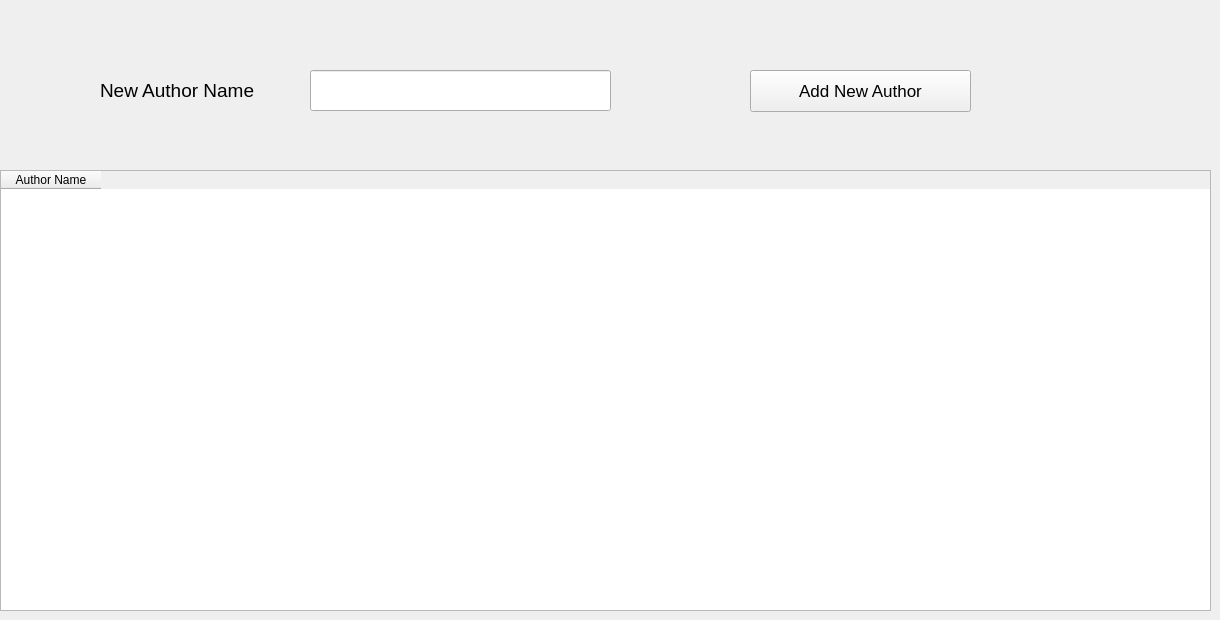
      <widget class="QWidget" name="tab_8">
       <attribute name="title">
        <string>Authors</string>
       </attribute>
       <widget class="QLabel" name="label_27">
        <property name="geometry">
         <rect>
          <x>100</x>
          <y>70</y>
          <width>201</width>
          <height>41</height>
         </rect>
        </property>
        <property name="font">
         <font>
          <family>Segoe UI</family>
          <pointsize>14</pointsize>
         </font>
        </property>
        <property name="text">
         <string>New Author Name</string>
        </property>
       </widget>
       <widget class="QTableWidget" name="tableWidget_3">
        <property name="geometry">
         <rect>
          <x>0</x>
          <y>170</y>
          <width>1211</width>
          <height>441</height>
         </rect>
        </property>
        <column>
         <property name="text">
          <string>Author Name</string>
         </property>
        </column>
       </widget>
       <widget class="QPushButton" name="pushButton_15">
        <property name="geometry">
         <rect>
          <x>750</x>
          <y>70</y>
          <width>221</width>
          <height>42</height>
         </rect>
        </property>
        <property name="font">
         <font>
          <family>Segoe UI</family>
          <pointsize>13</pointsize>
         </font>
        </property>
        <property name="text">
         <string>Add New Author</string>
        </property>
       </widget>
       <widget class="QLineEdit" name="lineEdit_20">
        <property name="geometry">
         <rect>
          <x>310</x>
          <y>70</y>
          <width>301</width>
          <height>41</height>
         </rect>
        </property>
       </widget>
      </widget>
